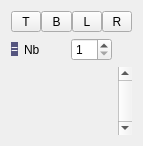
            <widget class="QWidget" name="genFramePage">
             <property name="geometry">
              <rect>
               <x>0</x>
               <y>0</y>
               <width>143</width>
               <height>121</height>
              </rect>
             </property>
             <attribute name="label">
              <string>Frame</string>
             </attribute>
             <layout class="QGridLayout" name="gridLayout_32">
              <item row="0" column="0">
               <layout class="QGridLayout" name="gridLayout_31">
                <property name="spacing">
                 <number>0</number>
                </property>
                <item row="0" column="0">
                 <widget class="QToolButton" name="genFrameTopBtn">
                  <property name="sizePolicy">
                   <sizepolicy hsizetype="Preferred" vsizetype="Fixed">
                    <horstretch>0</horstretch>
                    <verstretch>0</verstretch>
                   </sizepolicy>
                  </property>
                  <property name="toolTip">
                   <string>Generate Top part of frame</string>
                  </property>
                  <property name="text">
                   <string>T</string>
                  </property>
                  <property name="checkable">
                   <bool>true</bool>
                  </property>
                  <property name="toolButtonStyle">
                   <enum>Qt::ToolButtonTextBesideIcon</enum>
                  </property>
                 </widget>
                </item>
                <item row="0" column="1">
                 <widget class="QToolButton" name="genFrameBottomBtn">
                  <property name="sizePolicy">
                   <sizepolicy hsizetype="Preferred" vsizetype="Fixed">
                    <horstretch>0</horstretch>
                    <verstretch>0</verstretch>
                   </sizepolicy>
                  </property>
                  <property name="toolTip">
                   <string>Generate Bottom part of frame</string>
                  </property>
                  <property name="text">
                   <string>B</string>
                  </property>
                  <property name="checkable">
                   <bool>true</bool>
                  </property>
                  <property name="toolButtonStyle">
                   <enum>Qt::ToolButtonTextBesideIcon</enum>
                  </property>
                 </widget>
                </item>
                <item row="0" column="2">
                 <widget class="QToolButton" name="genFrameLeftBtn">
                  <property name="sizePolicy">
                   <sizepolicy hsizetype="Preferred" vsizetype="Fixed">
                    <horstretch>0</horstretch>
                    <verstretch>0</verstretch>
                   </sizepolicy>
                  </property>
                  <property name="toolTip">
                   <string>Generate Left part of frame</string>
                  </property>
                  <property name="text">
                   <string>L</string>
                  </property>
                  <property name="checkable">
                   <bool>true</bool>
                  </property>
                  <property name="toolButtonStyle">
                   <enum>Qt::ToolButtonTextBesideIcon</enum>
                  </property>
                 </widget>
                </item>
                <item row="0" column="3">
                 <widget class="QToolButton" name="genFrameRightBtn">
                  <property name="sizePolicy">
                   <sizepolicy hsizetype="Preferred" vsizetype="Fixed">
                    <horstretch>0</horstretch>
                    <verstretch>0</verstretch>
                   </sizepolicy>
                  </property>
                  <property name="toolTip">
                   <string>Generate Right part of frame</string>
                  </property>
                  <property name="text">
                   <string>R</string>
                  </property>
                  <property name="checkable">
                   <bool>true</bool>
                  </property>
                  <property name="toolButtonStyle">
                   <enum>Qt::ToolButtonTextBesideIcon</enum>
                  </property>
                 </widget>
                </item>
               </layout>
              </item>
              <item row="1" column="0">
               <layout class="QGridLayout" name="gridLayout_19">
                <item row="0" column="0">
                 <widget class="QLabel" name="subFrameNoLbl">
                  <property name="sizePolicy">
                   <sizepolicy hsizetype="Maximum" vsizetype="Maximum">
                    <horstretch>0</horstretch>
                    <verstretch>0</verstretch>
                   </sizepolicy>
                  </property>
                  <property name="palette">
                   <palette>
                    <active>
                     <colorrole role="WindowText">
                      <brush brushstyle="SolidPattern">
                       <color alpha="255">
                        <red>255</red>
                        <green>255</green>
                        <blue>255</blue>
                       </color>
                      </brush>
                     </colorrole>
                     <colorrole role="Base">
                      <brush brushstyle="SolidPattern">
                       <color alpha="255">
                        <red>252</red>
                        <green>252</green>
                        <blue>252</blue>
                       </color>
                      </brush>
                     </colorrole>
                     <colorrole role="Window">
                      <brush brushstyle="SolidPattern">
                       <color alpha="255">
                        <red>85</red>
                        <green>85</green>
                        <blue>127</blue>
                       </color>
                      </brush>
                     </colorrole>
                    </active>
                    <inactive>
                     <colorrole role="WindowText">
                      <brush brushstyle="SolidPattern">
                       <color alpha="255">
                        <red>255</red>
                        <green>255</green>
                        <blue>255</blue>
                       </color>
                      </brush>
                     </colorrole>
                     <colorrole role="Base">
                      <brush brushstyle="SolidPattern">
                       <color alpha="255">
                        <red>252</red>
                        <green>252</green>
                        <blue>252</blue>
                       </color>
                      </brush>
                     </colorrole>
                     <colorrole role="Window">
                      <brush brushstyle="SolidPattern">
                       <color alpha="255">
                        <red>85</red>
                        <green>85</green>
                        <blue>127</blue>
                       </color>
                      </brush>
                     </colorrole>
                    </inactive>
                    <disabled>
                     <colorrole role="WindowText">
                      <brush brushstyle="SolidPattern">
                       <color alpha="255">
                        <red>165</red>
                        <green>167</green>
                        <blue>169</blue>
                       </color>
                      </brush>
                     </colorrole>
                     <colorrole role="Base">
                      <brush brushstyle="SolidPattern">
                       <color alpha="255">
                        <red>85</red>
                        <green>85</green>
                        <blue>127</blue>
                       </color>
                      </brush>
                     </colorrole>
                     <colorrole role="Window">
                      <brush brushstyle="SolidPattern">
                       <color alpha="255">
                        <red>85</red>
                        <green>85</green>
                        <blue>127</blue>
                       </color>
                      </brush>
                     </colorrole>
                    </disabled>
                   </palette>
                  </property>
                  <property name="autoFillBackground">
                   <bool>true</bool>
                  </property>
                  <property name="text">
                   <string>=</string>
                  </property>
                  <property name="margin">
                   <number>5</number>
                  </property>
                 </widget>
                </item>
                <item row="0" column="1">
                 <widget class="QLabel" name="label_19">
                  <property name="sizePolicy">
                   <sizepolicy hsizetype="Maximum" vsizetype="Preferred">
                    <horstretch>0</horstretch>
                    <verstretch>0</verstretch>
                   </sizepolicy>
                  </property>
                  <property name="text">
                   <string>Nb</string>
                  </property>
                 </widget>
                </item>
                <item row="0" column="2">
                 <spacer name="horizontalSpacer_3">
                  <property name="orientation">
                   <enum>Qt::Horizontal</enum>
                  </property>
                  <property name="sizeHint" stdset="0">
                   <size>
                    <width>40</width>
                    <height>20</height>
                   </size>
                  </property>
                 </spacer>
                </item>
                <item row="0" column="3">
                 <widget class="QSpinBox" name="genFrameWidthSpin">
                  <property name="sizePolicy">
                   <sizepolicy hsizetype="Maximum" vsizetype="Fixed">
                    <horstretch>0</horstretch>
                    <verstretch>0</verstretch>
                   </sizepolicy>
                  </property>
                  <property name="minimum">
                   <number>1</number>
                  </property>
                 </widget>
                </item>
                <item row="0" column="4">
                 <spacer name="genFrameSpacer">
                  <property name="orientation">
                   <enum>Qt::Horizontal</enum>
                  </property>
                  <property name="sizeType">
                   <enum>QSizePolicy::Fixed</enum>
                  </property>
                  <property name="sizeHint" stdset="0">
                   <size>
                    <width>20</width>
                    <height>20</height>
                   </size>
                  </property>
                 </spacer>
                </item>
               </layout>
              </item>
              <item row="2" column="0">
               <widget class="QScrollArea" name="genSubFrameWidthsScroll">
                <property name="frameShape">
                 <enum>QFrame::NoFrame</enum>
                </property>
                <property name="verticalScrollBarPolicy">
                 <enum>Qt::ScrollBarAlwaysOn</enum>
                </property>
                <property name="sizeAdjustPolicy">
                 <enum>QAbstractScrollArea::AdjustToContentsOnFirstShow</enum>
                </property>
                <property name="widgetResizable">
                 <bool>true</bool>
                </property>
                <property name="alignment">
                 <set>Qt::AlignLeading|Qt::AlignLeft|Qt::AlignTop</set>
                </property>
                <widget class="QWidget" name="genSubFrameWidthsScrollContents">
                 <property name="geometry">
                  <rect>
                   <x>0</x>
                   <y>0</y>
                   <width>94</width>
                   <height>30</height>
                  </rect>
                 </property>
                 <layout class="QGridLayout" name="gridLayout_27">
                  <property name="leftMargin">
                   <number>0</number>
                  </property>
                  <property name="topMargin">
                   <number>0</number>
                  </property>
                  <property name="rightMargin">
                   <number>0</number>
                  </property>
                  <property name="bottomMargin">
                   <number>0</number>
                  </property>
                 </layout>
                </widget>
               </widget>
              </item>
             </layout>
            </widget>
